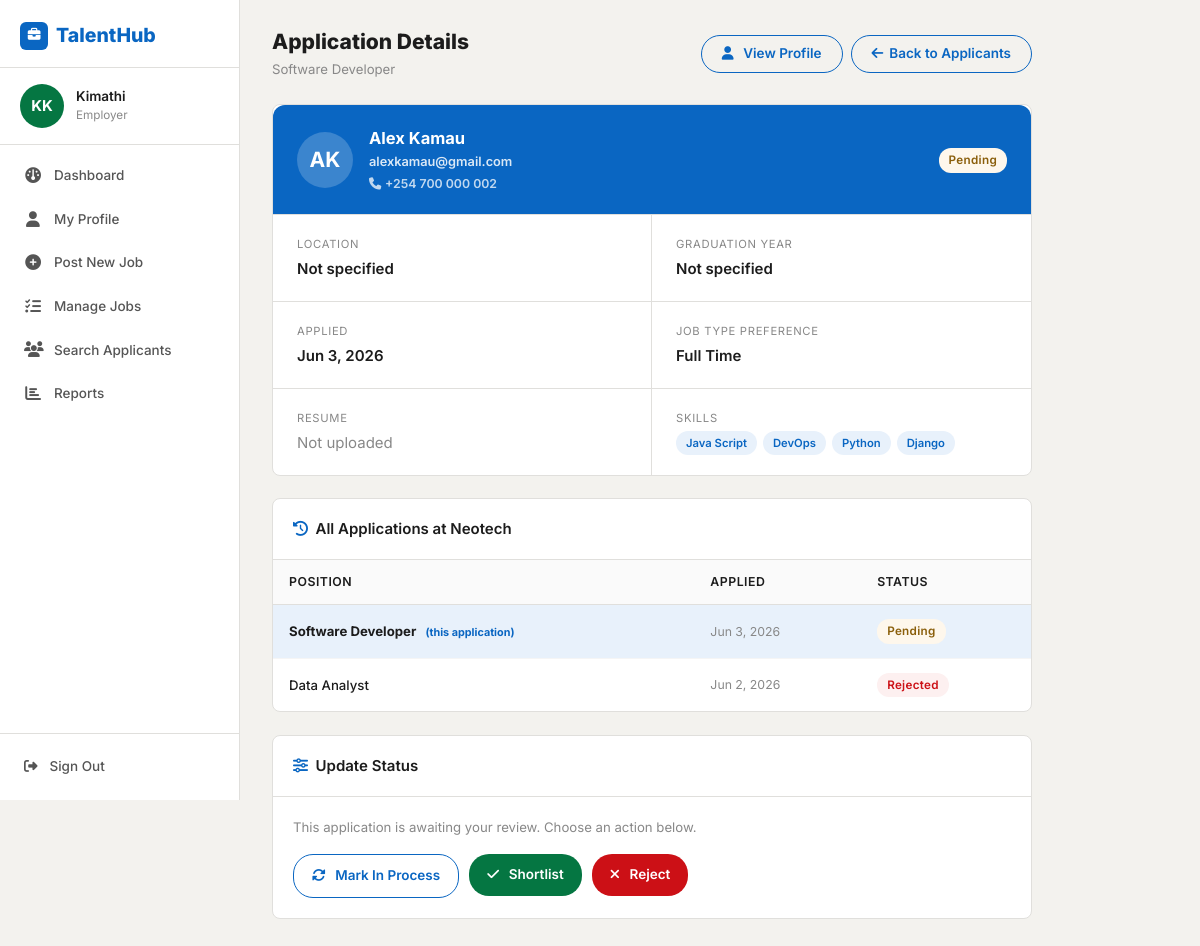
Before: /staff/applications/10/ (signed in) with the older database file.
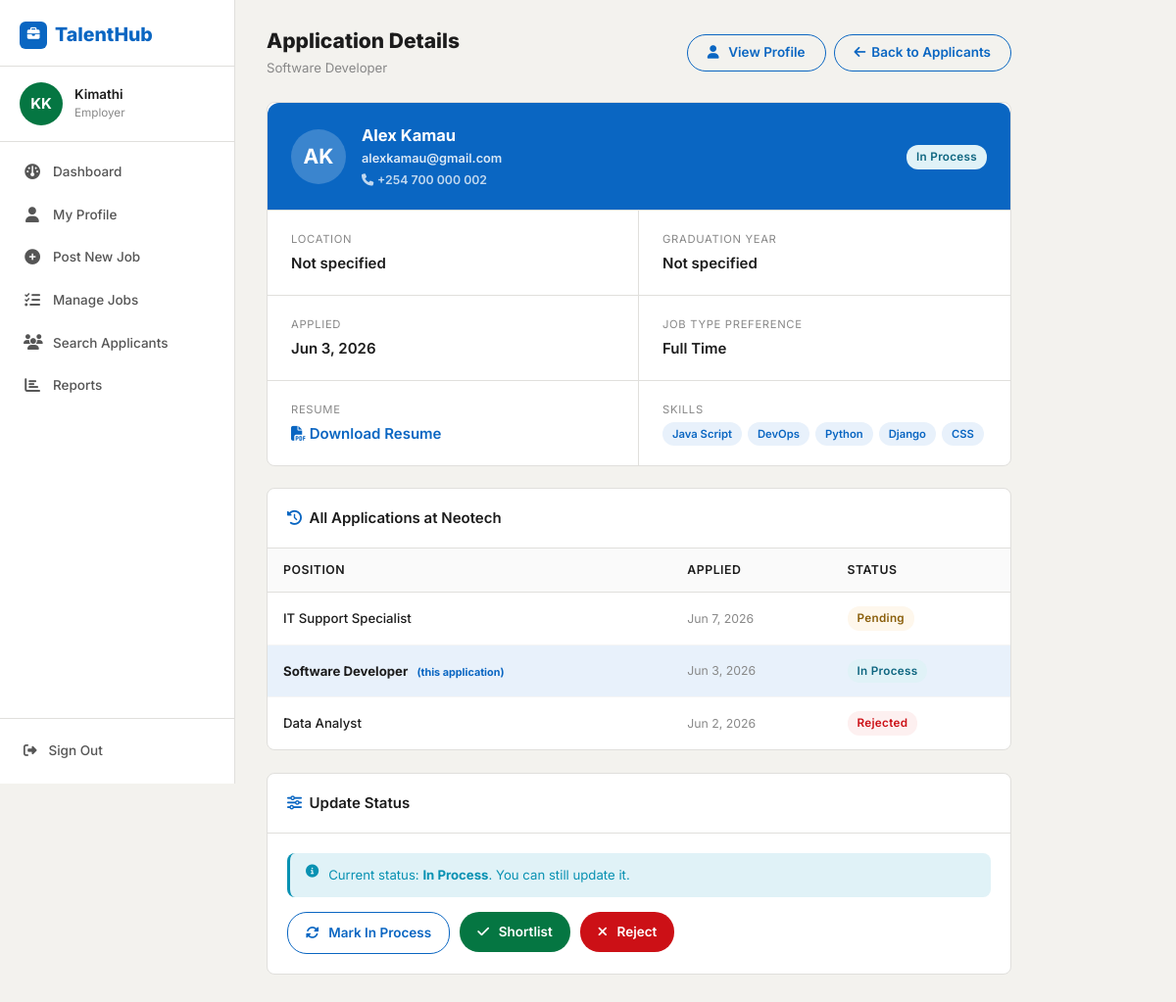
After: the same page with the newer database file.
### job_seeker/models.py (models this page shows, shortened)
class User(AbstractUser):
    STAFF = 'staff'
    APPLICANT = 'applicant'
    user_types = [
        (STAFF, 'staff'),
        (APPLICANT, 'applicant'),
    ]
    contact = models.CharField(max_length=100, blank=True)
    location = models.CharField(max_length=100, blank=True)
    user_type = models.CharField(max_length=20, choices=user_types, blank=True)
    class Meta:
        ordering = ['first_name', 'last_name']
    @property
    def full_name(self):
        return f'{self.first_name} {self.last_name}'.strip() or self.username
    @property
    def initials(self):
        parts = self.full_name.split()
        if len(parts) >= 2:
            return (parts[0][0] + parts[-1][0]).upper()
        return self.username[:2].upper()

class Application(models.Model):
    job = models.ForeignKey(Job, on_delete=CASCADE)
    applicant = models.ForeignKey(Applicant, on_delete=CASCADE, related_name='applications')
    date_applied = models.DateTimeField(default=timezone.now)
    resume = models.FileField(upload_to='applications/resumes/', null=True, blank=True, verbose_name='Resume/CV')
    cover_letter = models.FileField(upload_to='cover_letters/', null=True, blank=True)
    status = models.CharField(max_length=20, choices=APPLICATION_STATUS, default='pending')
    reviewed_by = models.ForeignKey(Staff, blank=True, null=True, on_delete=SET_NULL, related_name='reviewed_applications')
    date_reviewed = models.DateTimeField(blank=True, null=True)
    approved = models.BooleanField(default=False)
    approved_by = models.ForeignKey(Staff, blank=True, null=True, on_delete=SET_NULL)
    date_approved = models.DateTimeField(blank=True, null=True)
    class Meta:
        constraints = [
            UniqueConstraint(fields=['job', 'applicant'], name='unique_applicant_job_match')
        ]
        ordering = ['-date_applied']

class Job(models.Model):
    staff = models.ForeignKey(User, related_name='jobs', on_delete=models.CASCADE, null=True)
    title = models.CharField(max_length=255)
    company = models.CharField(max_length=200, null=True, blank=True)
    location = models.CharField(max_length=255)
    description = models.TextField()
    skills_req = models.CharField(max_length=500, null=True, blank=True)
    job_type = models.CharField(max_length=30, choices=JOB_TYPES, default='Full Time', null=True)
    link = models.URLField(null=True, blank=True)
    salary = models.CharField(max_length=100, null=True, blank=True)
    slug = AutoSlugField(populate_from='title', unique=True, null=True)
    date_posted = models.DateTimeField(default=timezone.now)
    deadline = models.DateField(null=True, blank=True)

class Applicant(models.Model):
    user = models.OneToOneField(User, on_delete=CASCADE, primary_key=True, related_name='applicant')
    resume = models.FileField(upload_to='resumes/', null=True, blank=True)
    grad_year = models.IntegerField(blank=True, null=True)
    job_type = models.CharField(max_length=30, choices=JOB_TYPES, default='Full Time')

class Profile(models.Model):
    user = models.OneToOneField(User, on_delete=models.CASCADE, primary_key=True, related_name='profile')
    full_name = models.CharField(max_length=200, null=True, blank=True)
    location = models.CharField(max_length=255, null=True, blank=True)
    resume = models.FileField(upload_to='resumes/', null=True, blank=True)
    grad_year = models.IntegerField(blank=True, null=True)
    job_type = models.CharField(max_length=30, choices=JOB_TYPES, default='Full Time', null=True)
    slug = AutoSlugField(populate_from='user', unique=True)
    linkedin_url = models.URLField(blank=True, null=True, verbose_name='LinkedIn Profile URL')
    class Meta:
        verbose_name = 'Applicant Profile'
        verbose_name_plural = 'Applicant Profiles'

class Skill(models.Model):
    skill = models.CharField(max_length=200)
    user = models.ForeignKey(User, related_name='skills', on_delete=models.CASCADE)

### job_seeker/decorators.py (the view)
    def wrapper_func(request, *args, **kwargs):
        if not request.user.is_authenticated:
            return redirect('login')
        if request.user.user_type == User.STAFF or request.user.is_superuser:
            return view_func(request, *args, **kwargs)
        messages.error(request, 'Access denied. This page is for employers only.')
        return redirect('home')

### job_seeker/views.py (called while the page is built, shortened)
@login_required
@staff_required
def application_details(request, application_id):
    application = get_object_or_404(Application, id=application_id, job__staff=request.user)
    profile = Profile.objects.filter(user=application.applicant.user).first()
    skills = Skill.objects.filter(user=application.applicant.user)
    all_applications = Application.objects.filter(
        applicant=application.applicant
    ).select_related('job').order_by('-date_applied')
    context = {
        'application': application,
        'profile': profile,
        'skills': skills,
        'all_applications': all_applications,
    }
    return render(request, 'staff/application-details.html', context)

### templates/staff/application-details.html (shortened to what this page needs)
{% extends 'base.html' %}
{% block body %}
{% include 'staff/side_bar_staff.html' %}
<div class="sidebar-main">
  <div style="max-width:760px;">
    <div class="page-header">
      <div>
        <h1 class="page-title">Application Details</h1>
        <p class="page-subtitle">{{ application.job.title }}</p>
      </div>
      <div style="display:flex;gap:8px;">
        <a href="{% url 'staff-applicant-profile' application.applicant.user.id %}" class="btn-outline-th">
          <i class="fa-solid fa-user me-1"></i> View Profile
        </a>
        <a href="{% url 'job-applicants' application.job.id %}" class="btn-outline-th">
          <i class="fa-solid fa-arrow-left"></i> Back to Applicants
        </a>
      </div>
    </div>
    <div class="th-card mb-4">
      <div class="th-card-header" style="background:var(--primary);color:#fff;border-radius:12px 12px 0 0;padding:20px 24px;">
        <div style="display:flex;align-items:center;gap:16px;">
          <div style="width:56px;height:56px;background:rgba(255,255,255,0.2);border-radius:50%;display:flex;align-items:center;justify-content:center;font-size:1.4rem;font-weight:700;color:#fff;flex-shrink:0;">
            {{ application.applicant.user.initials }}
          </div>
          <div>
            <div style="font-size:1.1rem;font-weight:700;">{{ application.applicant.user.full_name }}</div>
            <div style="font-size:.85rem;opacity:.85;">{{ application.applicant.user.email }}</div>
            {% if application.applicant.user.contact %}
            <div style="font-size:.82rem;opacity:.75;margin-top:2px;"><i class="fa-solid fa-phone me-1"></i>{{ application.applicant.user.contact }}</div>
            {% endif %}
          </div>
          <div style="margin-left:auto;">
            <span class="badge-status badge-{{ application.status }}">{{ application.get_status_display }}</span>
          </div>
        </div>
      </div>
      <div class="th-card-body" style="padding:0;">
        <div style="display:grid;grid-template-columns:1fr 1fr;gap:0;">
          <div style="padding:20px 24px;border-right:1px solid var(--border);border-bottom:1px solid var(--border);">
            <div style="font-size:.75rem;text-transform:uppercase;letter-spacing:.06em;color:var(--text-light);margin-bottom:4px;">Location</div>
            <div style="font-weight:600;color:var(--text-dark);">{{ profile.location|default:"Not specified" }}</div>
          </div>
          <div style="padding:20px 24px;border-bottom:1px solid var(--border);">
            <div style="font-size:.75rem;text-transform:uppercase;letter-spacing:.06em;color:var(--text-light);margin-bottom:4px;">Graduation Year</div>
            <div style="font-weight:600;color:var(--text-dark);">{{ application.applicant.grad_year|default:"Not specified" }}</div>
          </div>
          <div style="padding:20px 24px;border-right:1px solid var(--border);border-bottom:1px solid var(--border);">
            <div style="font-size:.75rem;text-transform:uppercase;letter-spacing:.06em;color:var(--text-light);margin-bottom:4px;">Applied</div>
            <div style="font-weight:600;color:var(--text-dark);">{{ application.date_applied|date:"M j, Y" }}</div>
          </div>
          <div style="padding:20px 24px;border-bottom:1px solid var(--border);">
            <div style="font-size:.75rem;text-transform:uppercase;letter-spacing:.06em;color:var(--text-light);margin-bottom:4px;">Job Type Preference</div>
            <div style="font-weight:600;color:var(--text-dark);">{{ application.applicant.job_type|default:"Not specified" }}</div>
          </div>
          <div style="padding:20px 24px;border-right:1px solid var(--border);">
            <div style="font-size:.75rem;text-transform:uppercase;letter-spacing:.06em;color:var(--text-light);margin-bottom:4px;">Resume</div>
            {% if profile and profile.resume %}
            <a href="{{ profile.resume.url }}" target="_blank" style="color:var(--primary);font-weight:600;text-decoration:none;">
              <i class="fa-solid fa-file-pdf me-1"></i>Download Resume
            </a>
            {% else %}
            <span style="color:var(--text-light);">Not uploaded</span>
            {% endif %}
          </div>
          <div style="padding:20px 24px;">
            <div style="font-size:.75rem;text-transform:uppercase;letter-spacing:.06em;color:var(--text-light);margin-bottom:4px;">Skills</div>
            <div style="display:flex;flex-wrap:wrap;gap:6px;">
              {% for skill in skills %}
              <span style="background:var(--primary-lt);color:var(--primary);font-size:.75rem;font-weight:600;padding:3px 10px;border-radius:20px;">{{ skill.skill }}</span>
              {% empty %}
              <span style="color:var(--text-light);font-size:.85rem;">No skills listed</span>
              {% endfor %}
            </div>
          </div>
        </div>
      </div>
    </div>
    <div class="th-card mb-4">
      <div class="th-card-header"><i class="fa-solid fa-clock-rotate-left me-2 text-primary-th"></i>All Applications at Neotech</div>
      <div class="th-card-body" style="padding:0;">
        <table class="th-table">
          <thead>
            <tr>
              <th>Position</th>
              <th>Applied</th>
              <th>Status</th>
            </tr>
          </thead>
          <tbody>
            {% for app in all_applications %}
            <tr {% if app.id == application.id %}style="background:var(--primary-lt);"{% endif %}>
              <td style="font-size:.88rem;font-weight:{% if app.id == application.id %}700{% else %}500{% endif %};color:var(--text-dark);">
                {{ app.job.title }}
                {% if app.id == application.id %}<span style="font-size:.72rem;color:var(--primary);margin-left:6px;">(this application)</span>{% endif %}
              </td>
              <td style="font-size:.82rem;color:var(--text-light);">{{ app.date_applied|date:"M j, Y" }}</td>
              <td><span class="badge-status badge-{{ app.status }}">{{ app.get_status_display }}</span></td>
            </tr>
            {% empty %}
            <tr><td colspan="3" style="text-align:center;color:var(--text-light);font-size:.85rem;padding:16px;">No applications on record.</td></tr>
            {% endfor %}
          </tbody>
        </table>
      </div>
    </div>
    <div class="th-card">
      <div class="th-card-header"><i class="fa-solid fa-sliders me-2 text-primary-th"></i>Update Status</div>
      <div class="th-card-body">
        {% if application.status == 'pending' %}
        <p style="font-size:.88rem;color:var(--text-light);margin-bottom:16px;">This application is awaiting your review. Choose an action below.</p>
        {% else %}
        <div class="th-alert th-alert-info mb-3">
          <i class="fa-solid fa-circle-info"></i>
          <span>Current status: <strong>{{ application.get_status_display }}</strong>. You can still update it.</span>
        </div>
        {% endif %}
        <div style="display:flex;gap:10px;flex-wrap:wrap;">
          <form method="POST" style="display:inline;">
            <button type="submit" class="btn-outline-th" style="padding:10px 18px;">
              <i class="fa-solid fa-rotate me-1"></i>Mark In Process
            </button>
          </form>
          <form method="POST" style="display:inline;">
            <button type="submit" class="btn-success-th" style="padding:10px 18px;">
              <i class="fa-solid fa-check me-1"></i>Shortlist
            </button>
          </form>
          <form method="POST" style="display:inline;">
            <button type="submit" class="btn-danger-th" style="padding:10px 18px;"
                    onclick="return confirm('Reject this application?')">
              <i class="fa-solid fa-xmark me-1"></i>Reject
            </button>
          </form>
        </div>
      </div>
    </div>
  </div>
</div>
{% endblock %}

### templates/base.html (shortened to what this page needs)
<!DOCTYPE html>
<html lang="en">
<head>
  <link href="https://cdn.jsdelivr.net/npm/bootstrap@5.3.2/dist/css/bootstrap.min.css" rel="stylesheet">
  <link rel="stylesheet" href="https://cdnjs.cloudflare.com/ajax/libs/font-awesome/6.5.1/css/all.min.css">
  {% load static %}
  <link rel="stylesheet" href="{% static 'css/main.css' %}">
</head>
<body>
{% block body %}{% endblock %}
</body>
</html>

### templates/staff/side_bar_staff.html (shortened to what this page needs)
{% load static %}
<aside class="th-sidebar" id="staffSidebar">
  <div class="sidebar-logo-area">
    <a href="{% url 'home' %}" class="sidebar-logo">
      <div style="width:28px;height:28px;background:var(--primary);border-radius:6px;display:flex;align-items:center;justify-content:center;color:white;font-size:.85rem;flex-shrink:0;">
        <i class="fa-solid fa-briefcase"></i>
      </div>
      TalentHub
    </a>
  </div>
  <div class="sidebar-user-area">
    <div class="sidebar-avatar" style="background:var(--success);">{{ request.user.initials }}</div>
    <div style="min-width:0;">
      <p class="sidebar-user-name">{{ request.user.first_name|default:request.user.username }}</p>
      <p class="sidebar-user-email">Employer</p>
    </div>
  </div>
  <ul class="sidebar-nav">
    <li>
      <a href="{% url 'staff' %}" class="{% if request.resolver_match.url_name == 'staff' %}active{% endif %}">
        <i class="fa-solid fa-gauge"></i> Dashboard
      </a>
    </li>
    <li>
      <a href="{% url 'my-profile' %}" class="{% if request.resolver_match.url_name == 'my-profile' %}active{% endif %}">
        <i class="fa-solid fa-user"></i> My Profile
      </a>
    </li>
    <li>
      <a href="{% url 'add-job' %}" class="{% if request.resolver_match.url_name == 'add-job' %}active{% endif %}">
        <i class="fa-solid fa-plus-circle"></i> Post New Job
      </a>
    </li>
    <li>
      <a href="{% url 'job-list' %}" class="{% if request.resolver_match.url_name == 'job-list' %}active{% endif %}">
        <i class="fa-solid fa-list-check"></i> Manage Jobs
      </a>
    </li>
    <li>
      <a href="{% url 'search-applicant' %}" class="{% if request.resolver_match.url_name == 'search-applicant' %}active{% endif %}">
        <i class="fa-solid fa-users"></i> Search Applicants
      </a>
    </li>
    <li>
      <a href="{% url 'applied-any-month' %}" class="{% if request.resolver_match.url_name == 'applied-any-month' %}active{% endif %}">
        <i class="fa-solid fa-chart-bar"></i> Reports
      </a>
    </li>
  </ul>
  <div class="sidebar-footer">
    <a href="{% url 'logout' %}" class="sidebar-logout">
      <i class="fa-solid fa-right-from-bracket"></i> Sign Out
    </a>
  </div>
</aside>

Changed rows visible on the page:
changed Application "Software Developer": status "Pending" → "In Process"; status (not shown) → "In Process"
changed Profile "Not specified": resume empty → "resumes/ALEX_CV.pdf" (drawn)
added Skill: skill "CSS"
added Application: job "IT Support Specialist", date_applied "Jun 7, 2026", status "Pending"
Other visible differences:
text no longer shown: "Not uploaded This application is awaiting your review. Choose an action below."
text now shown: "Download Resume Current status: . You can still update it."
